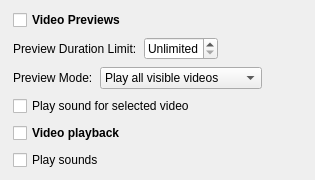
                <widget class="QWidget" name="videoPlaybackGroup" native="true">
                 <property name="accessibleName">
                  <string notr="true">SGroup</string>
                 </property>
                 <layout class="QVBoxLayout" name="verticalLayout_9">
                  <property name="spacing">
                   <number>7</number>
                  </property>
                  <property name="leftMargin">
                   <number>13</number>
                  </property>
                  <property name="topMargin">
                   <number>10</number>
                  </property>
                  <property name="rightMargin">
                   <number>13</number>
                  </property>
                  <property name="bottomMargin">
                   <number>10</number>
                  </property>
                  <item>
                   <layout class="QHBoxLayout" name="horizontalLayout_4">
                    <property name="leftMargin">
                     <number>0</number>
                    </property>
                    <property name="topMargin">
                     <number>0</number>
                    </property>
                    <property name="rightMargin">
                     <number>0</number>
                    </property>
                    <property name="bottomMargin">
                     <number>0</number>
                    </property>
                    <item>
                                          <widget class="QCheckBox" name="enableVideoPreviewsCheckBox">
                      <property name="font">
                       <font>
                        <bold>true</bold>
                       </font>
                      </property>
                      <property name="text">
                       <string>Video Previews</string>
                      </property>
                     </widget>
                    </item>
                   </layout>
                  </item>
                  <item>
                   <widget class="QWidget" name="videoPreviewsGroupContents" native="true">
                    <layout class="QVBoxLayout" name="verticalLayout_vp">
                     <property name="spacing">
                      <number>7</number>
                     </property>
                     <property name="leftMargin">
                      <number>0</number>
                     </property>
                     <property name="topMargin">
                      <number>0</number>
                     </property>
                     <property name="rightMargin">
                      <number>0</number>
                     </property>
                     <property name="bottomMargin">
                      <number>0</number>
                     </property>
                     <item>
                      <layout class="QHBoxLayout" name="horizontalLayout_vp1">
                       <item>
                        <widget class="QLabel" name="label_vp1">
                         <property name="text">
                          <string>Preview Duration Limit:</string>
                         </property>
                        </widget>
                       </item>
                       <item>
                        <widget class="QSpinBox" name="previewDurationLimitSpinBox">
                         <property name="minimum">
                          <number>0</number>
                         </property>
                         <property name="maximum">
                          <number>3600</number>
                         </property>
                         <property name="specialValueText">
                          <string>Unlimited</string>
                         </property>
                         <property name="suffix">
                          <string> s</string>
                         </property>
                        </widget>
                       </item>
                       <item>
                        <spacer name="horizontalSpacer_vp1">
                         <property name="orientation">
                          <enum>Qt::Horizontal</enum>
                         </property>
                         <property name="sizeHint" stdset="0">
                          <size>
                           <width>40</width>
                           <height>20</height>
                          </size>
                         </property>
                        </spacer>
                       </item>
                      </layout>
                     </item>
                     <item>
                      <layout class="QHBoxLayout" name="horizontalLayout_vp2">
                       <item>
                        <widget class="QLabel" name="label_vp2">
                         <property name="text">
                          <string>Preview Mode:</string>
                         </property>
                        </widget>
                       </item>
                       <item>
                        <widget class="QComboBox" name="videoPreviewModeComboBox">
                         <item>
                          <property name="text">
                           <string>Play all visible videos</string>
                          </property>
                         </item>
                         <item>
                          <property name="text">
                           <string>Play only selected video</string>
                          </property>
                         </item>
                        </widget>
                       </item>
                       <item>
                        <spacer name="horizontalSpacer_vp2">
                         <property name="orientation">
                          <enum>Qt::Horizontal</enum>
                         </property>
                         <property name="sizeHint" stdset="0">
                          <size>
                           <width>40</width>
                           <height>20</height>
                          </size>
                         </property>
                        </spacer>
                       </item>
                      </layout>
                     </item>
                     <item>
                      <widget class="QCheckBox" name="selectedVideoSoundCheckBox">
                       <property name="text">
                        <string>Play sound for selected video</string>
                       </property>
                      </widget>
                     </item>
                    </layout>
                   </widget>
                  </item>
                  <item>
                   <layout class="QHBoxLayout" name="horizontalLayout_4">
                    <property name="leftMargin">
                     <number>0</number>
                    </property>
                    <property name="topMargin">
                     <number>0</number>
                    </property>
                    <property name="rightMargin">
                     <number>0</number>
                    </property>
                    <property name="bottomMargin">
                     <number>0</number>
                    </property>
                    <item>
                     <widget class="QCheckBox" name="videoPlaybackCheckBox">
                      <property name="font">
                       <font>
                        <bold>true</bold>
                       </font>
                      </property>
                      <property name="text">
                       <string>Video playback</string>
                      </property>
                     </widget>
                    </item>
                   </layout>
                  </item>
                  <item>
                   <widget class="QWidget" name="videoPlaybackGroupContents" native="true">
                    <layout class="QVBoxLayout" name="verticalLayout_10">
                     <property name="spacing">
                      <number>7</number>
                     </property>
                     <property name="leftMargin">
                      <number>0</number>
                     </property>
                     <property name="topMargin">
                      <number>0</number>
                     </property>
                     <property name="rightMargin">
                      <number>0</number>
                     </property>
                     <property name="bottomMargin">
                      <number>0</number>
                     </property>
                     <item>
                      <widget class="QCheckBox" name="playSoundsCheckBox">
                       <property name="enabled">
                        <bool>true</bool>
                       </property>
                       <property name="sizePolicy">
                        <sizepolicy hsizetype="Minimum" vsizetype="Preferred">
                         <horstretch>0</horstretch>
                         <verstretch>0</verstretch>
                        </sizepolicy>
                       </property>
                       <property name="minimumSize">
                        <size>
                         <width>0</width>
                         <height>0</height>
                        </size>
                       </property>
                       <property name="text">
                        <string>Play sounds</string>
                       </property>
                      </widget>
                     </item>
                    </layout>
                   </widget>
                  </item>
                 </layout>
                </widget>
